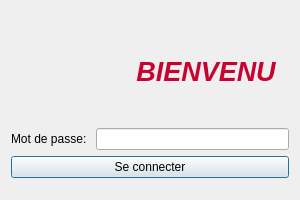
<?xml version="1.0" encoding="UTF-8"?>
<ui version="4.0">
 <class>LoginDialog</class>
 <widget class="QDialog" name="LoginDialog">
  <property name="geometry">
   <rect>
    <x>0</x>
    <y>0</y>
    <width>300</width>
    <height>200</height>
   </rect>
  </property>
  <property name="minimumSize">
   <size>
    <width>300</width>
    <height>200</height>
   </size>
  </property>
  <property name="maximumSize">
   <size>
    <width>300</width>
    <height>200</height>
   </size>
  </property>
  <property name="windowTitle">
   <string>Dialog</string>
  </property>
  <layout class="QVBoxLayout" name="verticalLayout_3">
   <item>
    <layout class="QVBoxLayout" name="verticalLayout_2">
     <item>
      <layout class="QHBoxLayout" name="horizontalLayout_2">
       <item>
        <widget class="QLabel" name="label">
         <property name="minimumSize">
          <size>
           <width>100</width>
           <height>100</height>
          </size>
         </property>
         <property name="maximumSize">
          <size>
           <width>100</width>
           <height>100</height>
          </size>
         </property>
         <property name="text">
          <string/>
         </property>
         <property name="pixmap">
          <pixmap resource="../socobis.qrc">:/assets/images/logo Socobis.jpg</pixmap>
         </property>
         <property name="scaledContents">
          <bool>true</bool>
         </property>
        </widget>
       </item>
       <item>
        <widget class="QLabel" name="label_3">
         <property name="maximumSize">
          <size>
           <width>150</width>
           <height>100</height>
          </size>
         </property>
         <property name="text">
          <string>&lt;html&gt;&lt;head/&gt;&lt;body&gt;&lt;p align=&quot;center&quot;&gt;&lt;span style=&quot; font-size:20pt; font-weight:700; font-style:italic; color:#c70431;&quot;&gt;BIENVENU&lt;/span&gt;&lt;/p&gt;&lt;/body&gt;&lt;/html&gt;</string>
         </property>
         <property name="textFormat">
          <enum>Qt::RichText</enum>
         </property>
         <property name="alignment">
          <set>Qt::AlignCenter</set>
         </property>
        </widget>
       </item>
      </layout>
     </item>
     <item>
      <layout class="QVBoxLayout" name="verticalLayout">
       <item>
        <layout class="QHBoxLayout" name="horizontalLayout">
         <item>
          <widget class="QLabel" name="label_2">
           <property name="text">
            <string>Mot de passe: </string>
           </property>
          </widget>
         </item>
         <item>
          <widget class="QLineEdit" name="mdp_edit">
           <property name="echoMode">
            <enum>QLineEdit::Password</enum>
           </property>
          </widget>
         </item>
        </layout>
       </item>
       <item>
        <widget class="QPushButton" name="pushButton">
         <property name="text">
          <string>Se connecter</string>
         </property>
        </widget>
       </item>
      </layout>
     </item>
    </layout>
   </item>
  </layout>
 </widget>
 <resources>
  <include location="../socobis.qrc"/>
 </resources>
 <connections/>
</ui>
